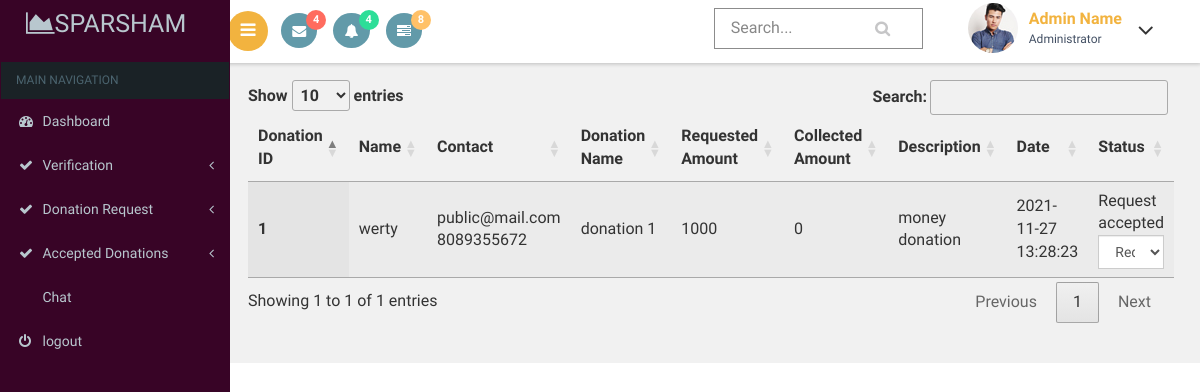
Page /secratary/moneydonationreq.php on the earlier database version.
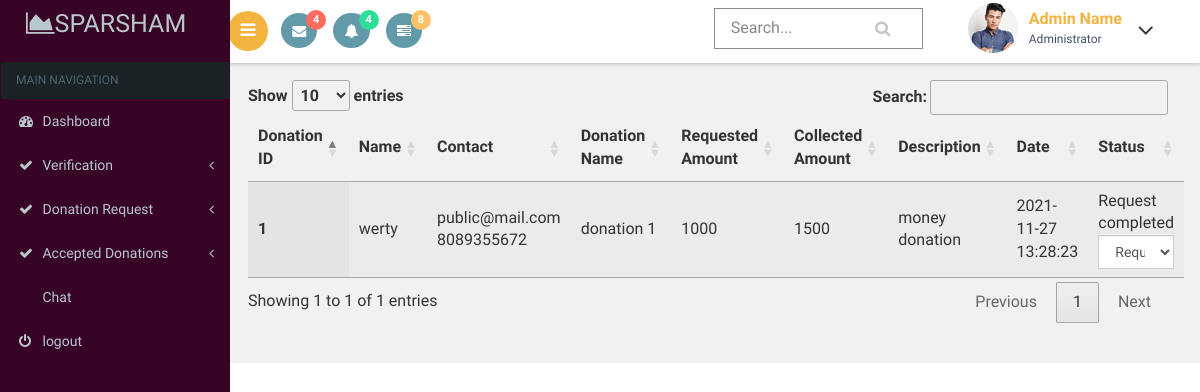
Same page on the later database version.
### tables this page shows
CREATE TABLE `money_donation` (
  `money_donation_id` int(11) NOT NULL,
  `email` varchar(30) NOT NULL,
  `requested_amount` int(11) NOT NULL,
  `collected_amount` int(11) NOT NULL DEFAULT 0,
  `donation_name` varchar(20) NOT NULL,
  `description` varchar(50) NOT NULL,
  `money_donation_status` int(3) NOT NULL DEFAULT 0,
  `donation_date` timestamp NOT NULL DEFAULT current_timestamp()
);

CREATE TABLE `registration` (
  `name` varchar(80) NOT NULL,
  `email` varchar(80) NOT NULL,
  `phone` bigint(11) NOT NULL,
  `gender` varchar(10) NOT NULL,
  `date_of_birth` varchar(20) NOT NULL,
  `house` varchar(80) NOT NULL,
  `place` varchar(80) NOT NULL,
  `country` int(11) NOT NULL,
  `state` int(11) NOT NULL,
  `district` int(11) NOT NULL,
  `pincode` int(6) NOT NULL,
  `profile_pic` varchar(100) NOT NULL DEFAULT '../images/avathar.jpg'
);

### secratary/moneydonationreq.php (the view, shortened to what this page needs)
<?php
include("dbconn.php");
?>
<!DOCTYPE html>
<html>
<head>
    <link href="css/bootstrap.css" rel='stylesheet' type='text/css' />
<link href="css/style.css" rel='stylesheet' type='text/css' />
<link href="css/font-awesome.css" rel="stylesheet">
<link href='css/SidebarNav.min.css' media='all' rel='stylesheet' type='text/css'/>
<link href="css/custom.css" rel="stylesheet">
    <link rel="stylesheet" type="text/css" href="https://cdn.datatables.net/1.10.21/css/jquery.dataTables.css">
</head>
<body class="cbp-spmenu-push">
    <div class="main-content">
    <div class="cbp-spmenu cbp-spmenu-vertical cbp-spmenu-left" id="cbp-spmenu-s1">
        <aside class="sidebar-left">
      <nav class="navbar navbar-inverse">
          <div class="navbar-header">
            <h1><a class="navbar-brand" href="index.html"><span class="fa fa-area-chart"></span>Sparsham<span class="dashboard_text"></span></a></h1>
          </div>
          <?php
          include("menu.php");
          ?>
      </nav>
    </aside>
    </div>
        <?php
        include("header.php");
        ?>
        <div id="page-wrapper">
    <table id="table_id" class="display">
    <thead>
        <tr>
            <th>Donation ID</th>
            <th>Name</th>
            <th>Contact</th>
            <th>Donation Name</th>
            <th>Requested Amount</th>
            <th>Collected Amount</th>
            <th>Description</th>
            <th>Date</th>
            <th>Status</th>
        </tr>
    </thead>
    <tbody>
         <?php
            $sql="select * from money_donation a,registration b where a.email=b.email order by a.donation_date desc";
            $res=mysqli_query($conn,$sql);
            if(mysqli_num_rows($res)>0){
                while($r=mysqli_fetch_assoc($res)){
            ?>
           <tr>
      <th scope="row"><?php echo $r['money_donation_id']?></th>
      <td><?php echo $r['name']?></td>
      <td><?php echo $r['email']?><br>
        <?php echo $r['phone']?><br>
      </td>
      <td><?php echo $r['donation_name']?></td>
      <td><?php echo $r['requested_amount']?></td>
      <td><?php echo $r['collected_amount']?></td>
        <td><?php echo $r['description']?></td>
        <td><?php echo $r['donation_date']?></td>
        <td>
            <div id="<?php echo $r['money_donation_id']?>">
                <?php
         if($r['money_donation_status']==0)
            echo "Request not accepted";
        else if($r['money_donation_status']==1)
            echo "Request accepted";
        else if($r['money_donation_status']==2)
            echo "Request rejected";
        else if($r['money_donation_status']==3)
            echo "Request completed";
     ?>
 </div>
 <form>
          <select class="form-control"  onchange="updatestatus(this.value,<?php echo $r['money_donation_id']?>)">
            <option value disabled selected> <?php
            if($r['money_donation_status']==0)
            echo "Request not accepted";
        else if($r['money_donation_status']==1)
            echo "Request accepted";
        else if($r['money_donation_status']==2)
            echo "Request rejected";
        else if($r['money_donation_status']==3)
            echo "Request completed";
            ?></option>
          </select>
      </form>
</td>
    </tr>
            <?php
        }
    }
            ?>
    </tbody>
</table>
</div></div>
</body>
</html>

### secratary/menu.php (shortened to what this page needs)
<div class="collapse navbar-collapse" id="bs-example-navbar-collapse-1">
            <ul class="sidebar-menu">
              <li class="header">MAIN NAVIGATION</li>
              <li class="treeview">
                <a href="index.php">
                <i class="fa fa-dashboard"></i> <span>Dashboard</span>
                </a>
              </li>
        <li class="treeview">
                <a href="#">
                <i class="fa fa-check"></i>
                <span>Verification</span>
                <i class="fa fa-angle-left pull-right"></i>
                </a>
              </li>
               <li class="treeview">
                <a href="#">
                <i class="fa fa-check"></i>
                <span>Donation Request</span>
                <i class="fa fa-angle-left pull-right"></i>
                </a>
              </li>
              <li class="treeview">
                <a href="#">
                <i class="fa fa-check"></i>
                <span>Accepted Donations</span>
                <i class="fa fa-angle-left pull-right"></i>
                </a>
              </li>
              <li class="treeview">
                <a href="chatlist.php">
                <i class="fa fa-chat"></i> <span>Chat</span>
                </a>
              </li>
              <li class="treeview">
                <a href="../logout.php">
                <i class="fa fa-power-off"></i> <span>logout</span>
                </a>
              </li>
            </ul>
          </div>

### secratary/header.php (shortened to what this page needs)
<div class="sticky-header header-section ">
			<div class="header-left">
				<button id="showLeftPush"><i class="fa fa-bars"></i></button>
				<div class="profile_details_left">
					<ul class="nofitications-dropdown">
						<li class="dropdown head-dpdn">
							<a href="#" class="dropdown-toggle" data-toggle="dropdown" aria-expanded="false"><i class="fa fa-envelope"></i><span class="badge">4</span></a>
						</li>
						<li class="dropdown head-dpdn">
							<a href="#" class="dropdown-toggle" data-toggle="dropdown" aria-expanded="false"><i class="fa fa-bell"></i><span class="badge blue">4</span></a>
						</li>
						<li class="dropdown head-dpdn">
							<a href="#" class="dropdown-toggle" data-toggle="dropdown" aria-expanded="false"><i class="fa fa-tasks"></i><span class="badge blue1">8</span></a>
						</li>
					</ul>
				</div>
				<div class="clearfix"> </div>
			</div>
			<div class="header-right">
				<div class="search-box">
					<form class="input">
						<input class="sb-search-input input__field--madoka" placeholder="Search..." type="search" id="input-31" />
						<label class="input__label" for="input-31">
							<svg class="graphic" width="100%" height="100%" viewBox="0 0 404 77" preserveAspectRatio="none">
								<path d="m0,0l404,0l0,77l-404,0l0,-77z"/>
							</svg>
						</label>
					</form>
				</div>
				<div class="profile_details">
					<ul>
						<li class="dropdown profile_details_drop">
							<a href="#" class="dropdown-toggle" data-toggle="dropdown" aria-expanded="false">
								<div class="profile_img">
									<span class="prfil-img"><img src="images/2.jpg" alt=""> </span>
									<div class="user-name">
										<p>Admin Name</p>
										<span>Administrator</span>
									</div>
									<i class="fa fa-angle-down lnr"></i>
									<div class="clearfix"></div>
								</div>
							</a>
						</li>
					</ul>
				</div>
				<div class="clearfix"> </div>
			</div>
			<div class="clearfix"> </div>
		</div>

### secratary/css/custom.css (style rules this page uses)
#page-wrapper { padding:5em 2em 2.5em; background-color: #F1F1F1; }

Differences in the rows shown:
changed money_donation "donation 1": collected_amount "0" → "1500"; money_donation_status+money_donation_id "Request accepted" → "Request completed"; money_donation_status "Request accepted" → "Request completed"
